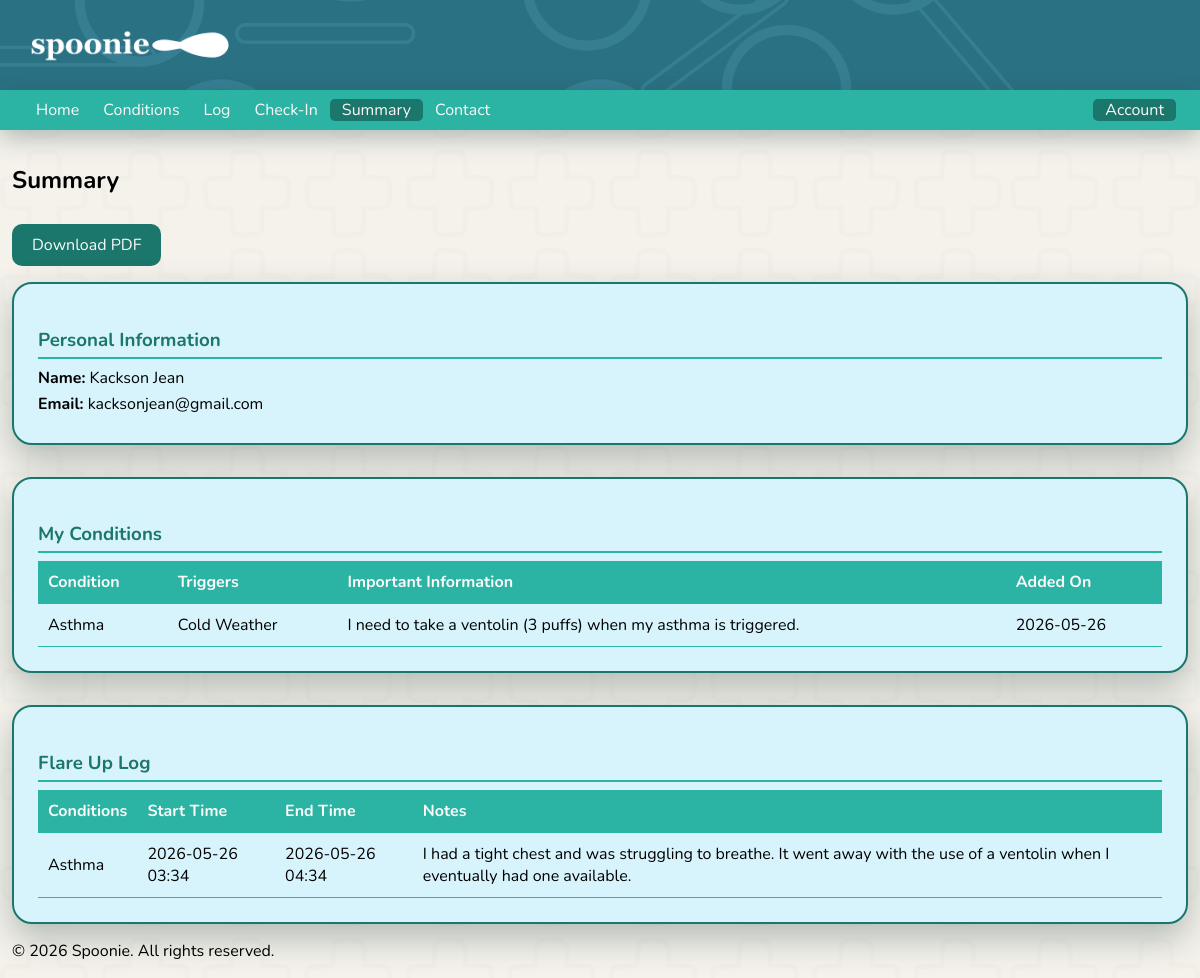
/summary (signed in), run on an earlier commit of the app's database.
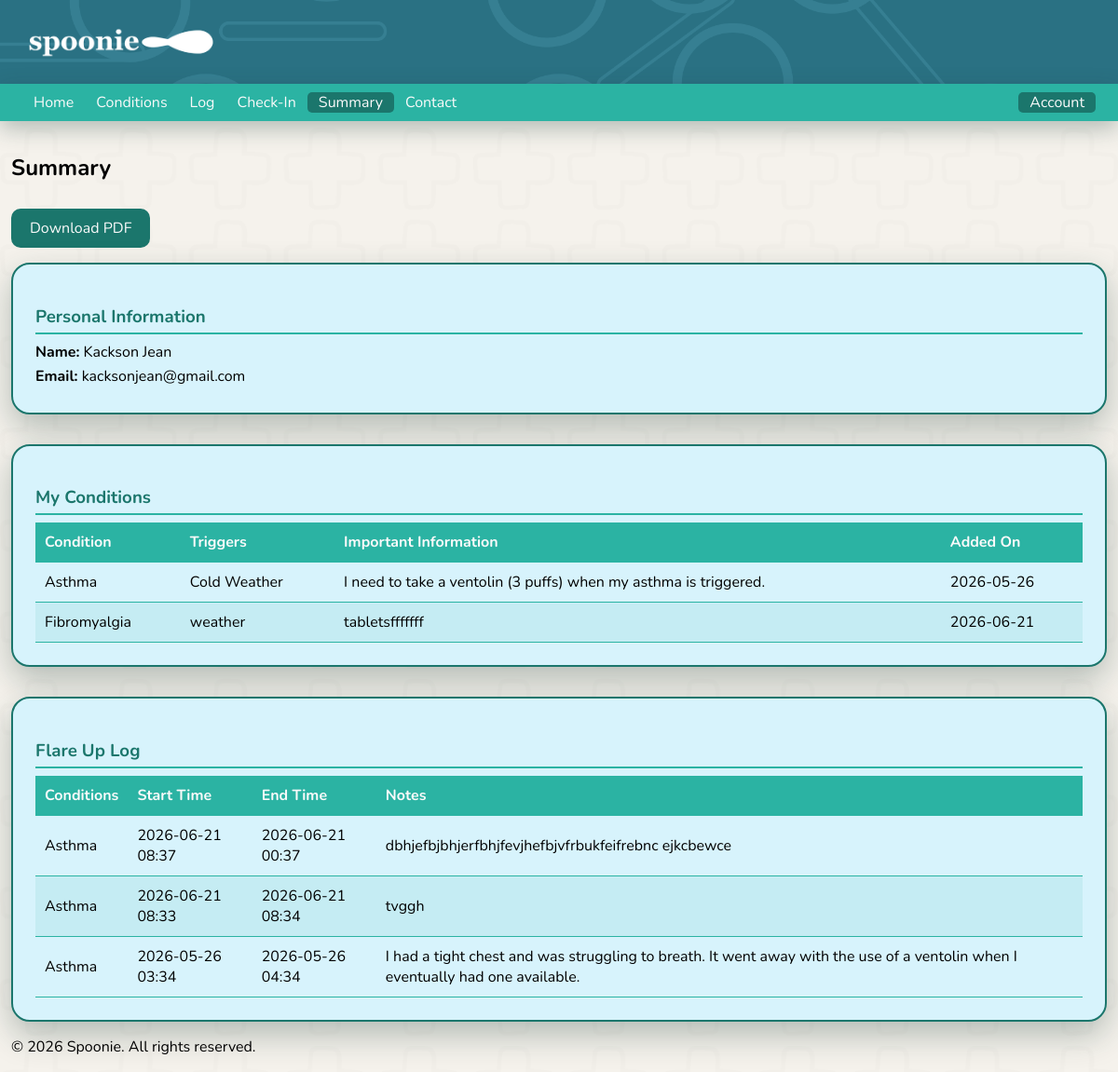
And on a later commit of the database.
### tables this page shows
CREATE TABLE users (
        id INTEGER PRIMARY KEY AUTOINCREMENT,
        first_name TEXT NOT NULL,
        last_name TEXT NOT NULL,
        email TEXT UNIQUE NOT NULL,
        password TEXT NOT NULL,
        date_of_birth DATE NOT NULL
    );

CREATE TABLE conditions (
        id INTEGER PRIMARY KEY AUTOINCREMENT,
        user_id INTEGER NOT NULL,
        condition_name TEXT NOT NULL,
        triggers TEXT NULL,
        created_at TIMESTAMP DEFAULT CURRENT_TIMESTAMP, important_information TEXT NULL,
        FOREIGN KEY (user_id) REFERENCES users(id)
    );

CREATE TABLE flare_ups (
        id INTEGER PRIMARY KEY AUTOINCREMENT,
        user_id INTEGER NOT NULL,
        begin_time DATETIME NOT NULL,
        end_time DATETIME NOT NULL,
        flareup_comment TEXT NULL,
        created_at TIMESTAMP DEFAULT CURRENT_TIMESTAMP,
        FOREIGN KEY (user_id) REFERENCES users(id)
    );

### app.py (the view)
@app.route('/summary')
def summary():
    if not session.get('user_id'):
        flash('Please sign in to view your summary.', 'error')
        return redirect('/signin')
    conn = get_user_conn()
    cursor = conn.cursor()
    cursor.execute(
        'SELECT first_name, last_name, email FROM users WHERE id = ?',
        (session['user_id'],)
    )
    user = cursor.fetchone()
    user_info = {
        'first_name': user[0],
        'last_name': user[1],
        'email': user[2],
    }
    cursor.execute(
        'SELECT condition_name, triggers, important_information, created_at FROM conditions WHERE user_id = ? ORDER BY created_at',
        (session['user_id'],)
    )
    conditions = cursor.fetchall()
    cursor.execute(
        'SELECT id, begin_time, end_time, flareup_comment, created_at FROM flare_ups WHERE user_id = ? ORDER BY begin_time DESC',
        (session['user_id'],)
    )
    flare_up_rows = cursor.fetchall()
    flare_up_ids = [row[0] for row in flare_up_rows]
    conditions_map = {}
    if flare_up_ids:
        placeholders = ','.join('?' * len(flare_up_ids))
        cursor.execute(f'''
            SELECT fuc.flare_up_id, c.condition_name
            FROM flare_up_conditions fuc
            JOIN conditions c ON c.id = fuc.condition_id
            WHERE fuc.flare_up_id IN ({placeholders})
        ''', flare_up_ids)
        for fup_id, cname in cursor.fetchall():
            conditions_map.setdefault(fup_id, []).append(cname)
    flare_ups = [(row[1], row[2], row[3], ', '.join(conditions_map.get(row[0], []))) for row in flare_up_rows]
    conn.close()
    return render_template('summary.html', user_info=user_info, conditions=conditions, flare_ups=flare_ups)

### app.py (called while the page is built)
@app.after_request
def set_security_headers(response):
    response.headers['X-Frame-Options'] = 'DENY'
    response.headers['X-Content-Type-Options'] = 'nosniff'
    response.headers['X-XSS-Protection'] = '1; mode=block'
    response.headers['Referrer-Policy'] = 'strict-origin-when-cross-origin'
    response.headers['Strict-Transport-Security'] = 'max-age=31536000; includeSubDomains'
    return response

def get_user_conn():
    return sqlite3.connect(USER_DB)

### templates/summary.html (shortened to what this page needs)
<!DOCTYPE html>
<html lang="en">
<head>
    <link rel="stylesheet" href="/static/style.css">
</head>
<body class="index_page">
    <header>
        <nav>
            <a href="/"><img src="/static/images/spoonielogo.png" alt="Spoonie" class="websitelogo" height="80"></a>
        </nav>
        <div class="topnav">
            <div class="nav-left">
                <a class="notactive_page" href="/">Home</a>
                {% if session.get('user_id') %}
                <a class="notactive_page" href="conditions">Conditions</a>
                <a class="notactive_page" href="log">Log</a>
                <a class="notactive_page" href="checkin">Check-In</a>
                <a class="active_page" href="summary">Summary</a>
                <a class="notactive_page" href="contact">Contact</a>
                {% endif %}
            </div>
            <div class="nav-right">
                {% if session.get('user_id') %}
                <div class="dropdown">
                    <span class="dropdown-toggle">Account</span>
                </div>
                {% else %}
                <a class="notactive_page" href="signup">SignUp</a>
                <a class="notactive_page" href="signin">SignIn</a>
                {% endif %}
            </div>
        </div>
    </header>
    <main>
        <section>
            <h2 class="topPageHeadings">Summary</h2>
            <a href="/download_summary" class="download-btn">Download PDF</a>
        </section>
        <div class="summary-container">
            <div class="summary-section">
                <h3>Personal Information</h3>
                <div class="info-grid">
                    <p><strong>Name:</strong> {{ user_info.first_name }} {{ user_info.last_name }}</p>
                    <p><strong>Email:</strong> {{ user_info.email }}</p>
                </div>
            </div>
            <div class="summary-section">
                <h3>My Conditions</h3>
                {% if conditions %}
                <table class="summary-table">
                    <thead>
                        <tr>
                            <th>Condition</th>
                            <th>Triggers</th>
                            <th>Important Information</th>
                            <th>Added On</th>
                        </tr>
                    </thead>
                    <tbody>
                        {% for condition in conditions %}
                        <tr>
                            <td>{{ condition[0] }}</td>
                            <td>{{ condition[1] if condition[1] else '-' }}</td>
                            <td>{{ condition[2] if condition[2] else '-' }}</td>
                            <td>{{ condition[3][:10] if condition[3] else '-' }}</td>
                        </tr>
                        {% endfor %}
                    </tbody>
                </table>
                {% else %}
                <p class="no-data">No conditions recorded yet.</p>
                {% endif %}
            </div>
            <div class="summary-section">
                <h3>Flare Up Log</h3>
                {% if flare_ups %}
                <table class="summary-table">
                    <thead>
                        <tr>
                            <th>Conditions</th>
                            <th>Start Time</th>
                            <th>End Time</th>
                            <th>Notes</th>
                        </tr>
                    </thead>
                    <tbody>
                        {% for flare in flare_ups %}
                        <tr>
                            <td>{{ flare[3] if flare[3] else '-' }}</td>
                            <td>{{ flare[0].replace('T', ' ') if flare[0] else '-' }}</td>
                            <td>{{ flare[1].replace('T', ' ') if flare[1] else '-' }}</td>
                            <td>{{ flare[2] if flare[2] else '-' }}</td>
                        </tr>
                        {% endfor %}
                    </tbody>
                </table>
                {% else %}
                <p class="no-data">No flare ups logged yet.</p>
                {% endif %}
            </div>
        </div>
    </main>
    <footer>
        <p>&copy; 2026 Spoonie. All rights reserved.</p>
    </footer>
</body>
</html>

### static/style.css (style rules this page uses)
*, *::before, *::after { box-sizing: border-box; }
body { font-family: 'Nunito', sans-serif; overflow-x: hidden; }
header { position: fixed; top: 0; left: 0; width: 100%; z-index: 1000; background-color: #2a7183; background-image: url('/static/images/header_image.png'); background-repeat: no-repeat; background-size: cover; background-position: center; }
.websitelogo { height: 90px; width: auto; max-height: 90px; max-width: 360px; margin-left: 2vw; display: inline-block; vertical-align: middle; object-fit: contain; }
.topPageHeadings { display: block; padding-bottom: 1vh; }
.index_page { background-color: #f5f2ec; background-image: url('/static/images/chron_tech_background.png'); background-repeat: no-repeat; background-size: cover; background-position: center; background-attachment: fixed; min-height: 100vh; display: flex; flex-direction: column; margin: 0; padding-left: 1vw; padding-right: 1vw; }
main { flex: 1; margin-top: 18vh; }
.topnav { background-color:#2BB3A3; height: 5vh; display: flex; align-items: center; justify-content: space-between; box-shadow: 0 8px 25px rgba(26, 58, 53, 0.3); }
.nav-left, .nav-right { display: flex; align-items: center; }
.nav-left { padding-left: 2vw; }
.nav-right { padding-right: 2vw; }
.active_page { color: #fafafa; text-decoration: none; padding-left: 1vw; padding-right: 1vw; background-color: #1b766c; border-radius: 5px; }
.notactive_page { color: #fafafa; text-decoration: none; padding-left: 1vw; padding-right: 1vw; border-radius: 5px; transition: background-color 0.2s ease; }
.dropdown { position: relative; }
.dropdown-toggle { color: #fafafa; cursor: pointer; padding: 0 1vw; border-radius: 5px; background-color: #1b766c; }
.summary-section { margin-top: 2vh; }
.summary-container { display: flex; flex-direction: column; gap: 2vh; }
.summary-section { border: 2px solid #1b766c; border-radius: 20px; background-color: rgb(215, 243, 252); padding: 2vw; box-shadow: 0 14px 35px rgba(26, 58, 53, 0.3); }
.summary-section h3 { color: #1b766c; margin-bottom: 1vh; border-bottom: 2px solid #2BB3A3; padding-bottom: 0.5vh; }
.info-grid p { margin: 0.5vh 0; }
.summary-table { width: 100%; border-collapse: collapse; margin-top: 1vh; }
.summary-table th, .summary-table td { padding: 10px; text-align: left; border-bottom: 1px solid #2BB3A3; }
.summary-table th { background-color: #2BB3A3; color: #fafafa; }
.summary-table tr:nth-child(even) { background-color: rgba(43, 179, 163, 0.1); }
.download-btn { display: inline-block; background-color: #1b766c; color: #fafafa; padding: 10px 20px; border-radius: 10px; text-decoration: none; transition: background-color 0.3s; }
section h2 { display: inline; }

What changed in the data, as far as the page shows it:
added conditions: condition_name "Fibromyalgia", triggers "weather", important_information "tabletsfffffff", created_at "2026-06-21"
added flare_ups: begin_time "2026-06-21 08:37", end_time "2026-06-21 00:37", flareup_comment "dbhjefbjbhjerfbhjfevjhefbjvfrbukfeifrebnc ejkcbewce"
added flare_ups: begin_time "2026-06-21 08:33", end_time "2026-06-21 08:34", flareup_comment "tvggh"
Also different on the page:
new list line: "Asthma"
new list line: "2026-05-26 03:34 2026-05-26 04:34 I had a tight chest and was struggling to breath. It went away with the use of a ventolin when I eventually had one available."
list line gone: "Asthma"
list line gone: "2026-05-26 03:34 2026-05-26 04:34 I had a tight chest and was struggling to breathe. It went away with the use of a ventolin when I eventually had one available."
